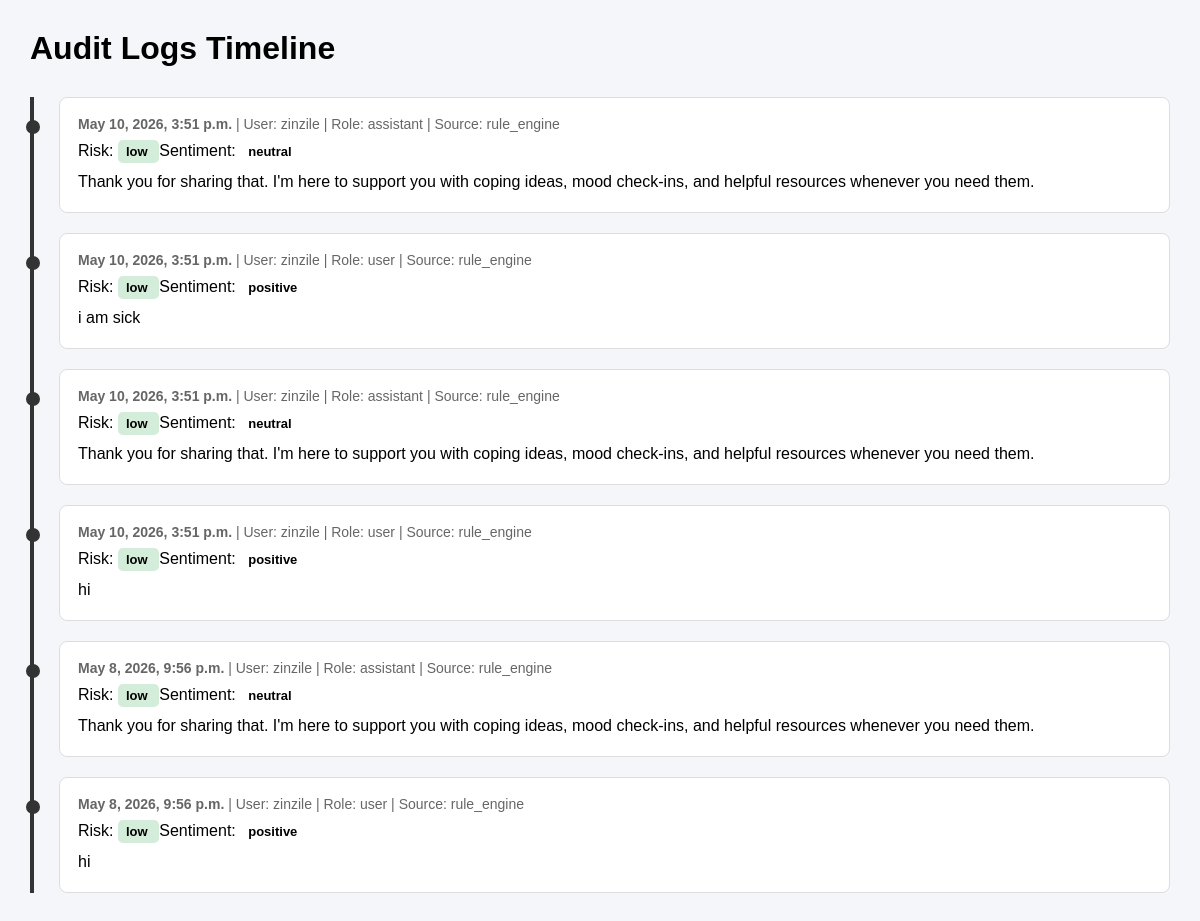
The app's page /api/admin-panel/audit-logs-page/ (signed in), older data.
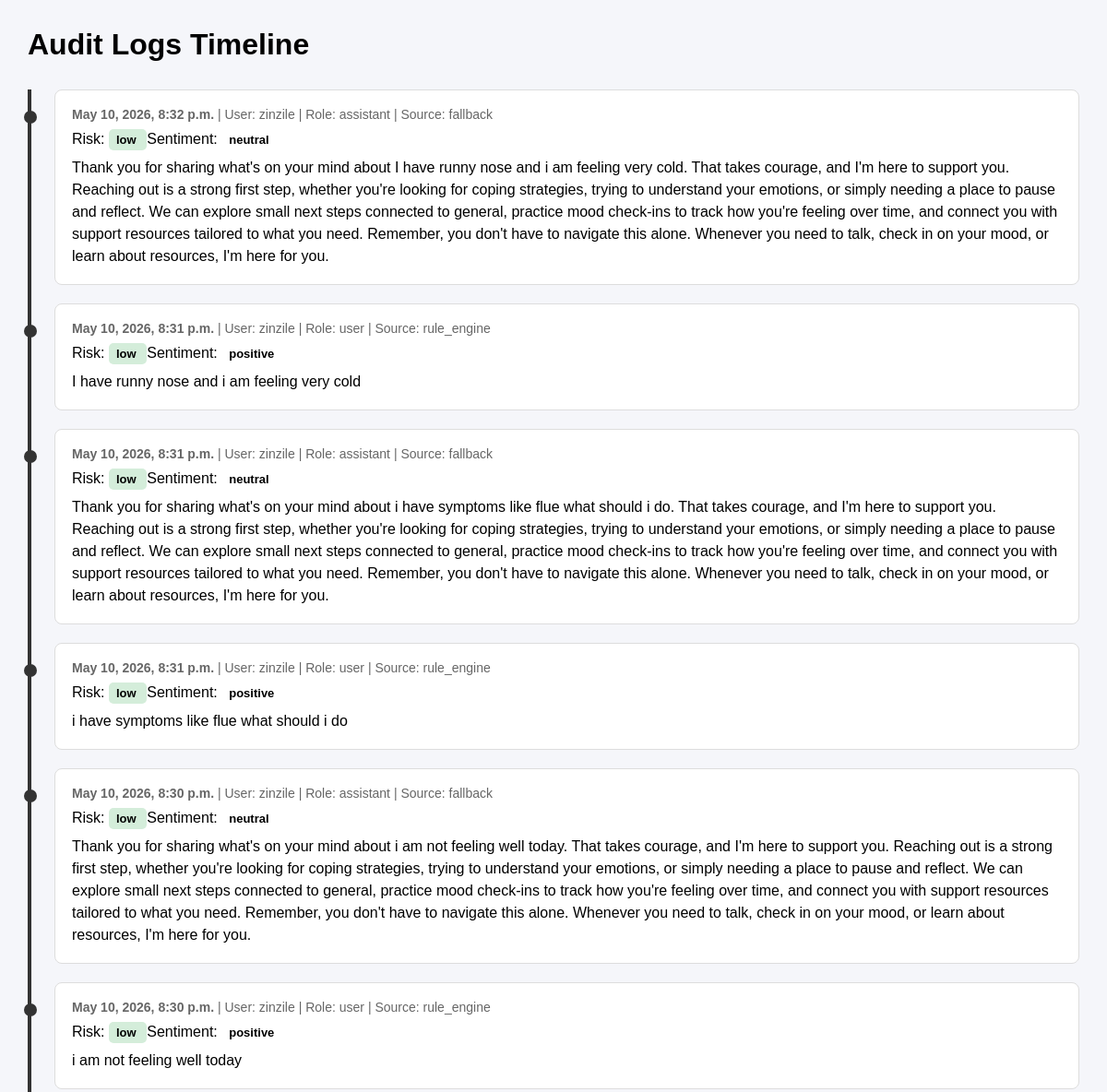
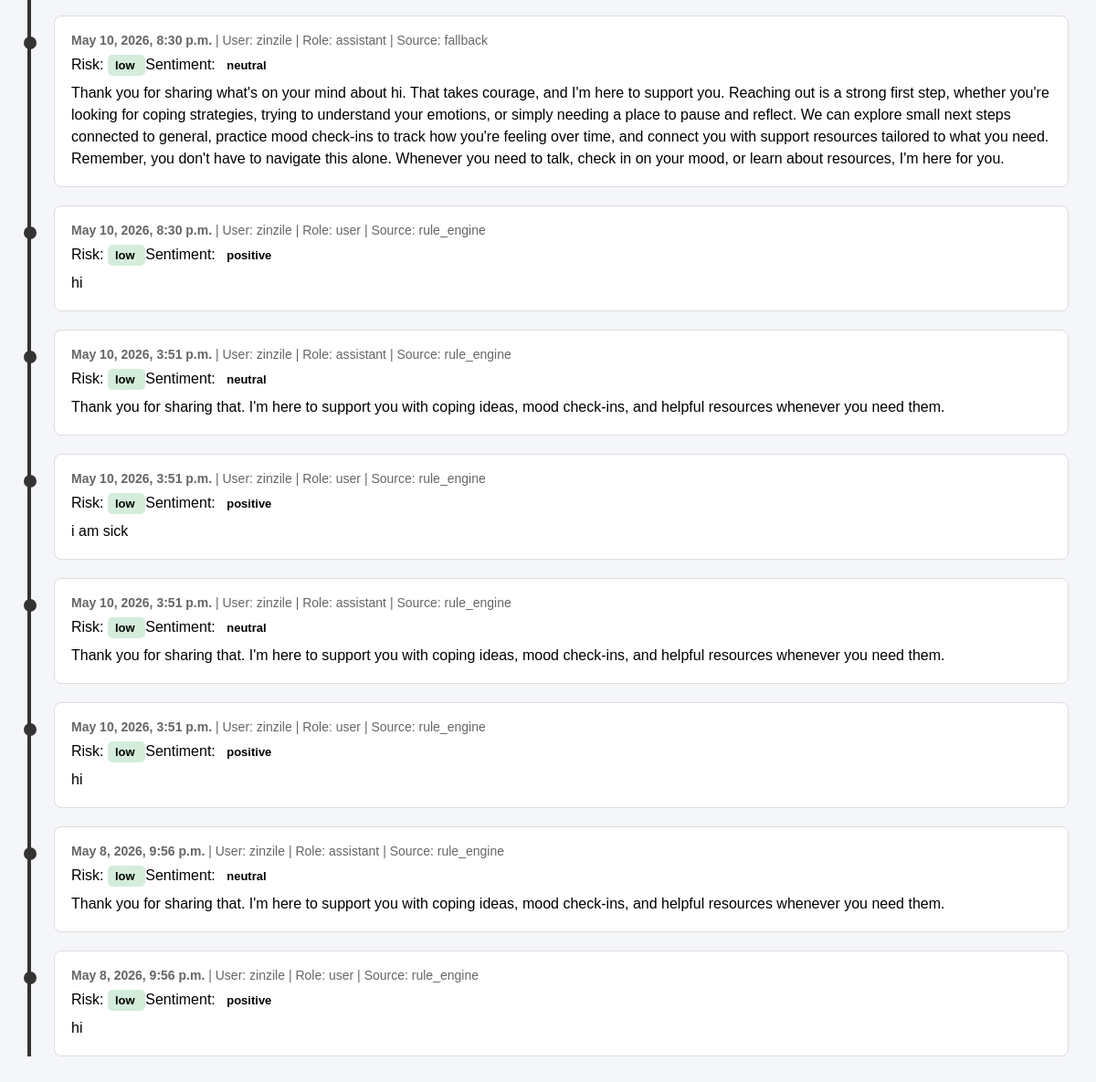
The same page, newer data (2 pictures, top to bottom).
### apps/chat/models.py (models this page shows, shortened)
class ChatMessage(models.Model):
    ROLE_CHOICES = [
        ("user", "User"),
        ("assistant", "Assistant"),
        ("system", "System"),
    ]
    SENTIMENT_CHOICES = [
        ("positive", "Positive"),
        ("neutral", "Neutral"),
        ("negative", "Negative"),
    ]
    RISK_LEVEL_CHOICES = [
        ("low", "Low"),
        ("medium", "Medium"),
        ("high", "High"),
    ]
    SOURCE_CHOICES = [
        ("rule_engine", "Rule Engine"),
        ("ai_service", "AI Service"),
        ("fallback", "Fallback"),
        ("human", "Human"),
    ]
    session = models.ForeignKey(ChatSession, on_delete=models.CASCADE, related_name="messages")
    role = models.CharField(max_length=20, choices=ROLE_CHOICES)
    content = models.TextField()
    sentiment = models.CharField(max_length=20, choices=SENTIMENT_CHOICES, default="neutral")
    risk_level = models.CharField(max_length=20, choices=RISK_LEVEL_CHOICES, default="low")
    detected_categories = models.JSONField(default=list, blank=True)
    flagged = models.BooleanField(default=False)
    confidence_score = models.DecimalField(max_digits=4, decimal_places=2, null=True, blank=True)
    fallback_used = models.BooleanField(default=False)
    source = models.CharField(max_length=20, choices=SOURCE_CHOICES, default="rule_engine")
    reviewed_by_admin = models.BooleanField(default=False)
    reviewed_at = models.DateTimeField(null=True, blank=True)
    created_at = models.DateTimeField(auto_now_add=True)
    class Meta:
        ordering = ["created_at"]

class ChatSession(models.Model):
    STATUS_CHOICES = [
        ("active", "Active"),
        ("closed", "Closed"),
        ("flagged", "Flagged"),
        ("escalated", "Escalated"),
    ]
    user = models.ForeignKey(
        settings.AUTH_USER_MODEL,
        on_delete=models.SET_NULL,
        null=True,
        blank=True,
        related_name="chat_sessions",
    )
    title = models.CharField(max_length=255, default="Support chat")
    status = models.CharField(max_length=20, choices=STATUS_CHOICES, default="active")
    last_message_at = models.DateTimeField(null=True, blank=True)
    last_risk_level = models.CharField(max_length=20, default="low")
    escalation_required = models.BooleanField(default=False)
    notes = models.TextField(blank=True)
    created_at = models.DateTimeField(auto_now_add=True)
    updated_at = models.DateTimeField(auto_now=True)

### apps/users/models.py (models this page shows, shortened)
class User(AbstractUser):
    ROLE_CHOICES = [
        ("student", "Student"),
        ("admin", "Admin"),
        ("support", "Support"),
    ]
    role = models.CharField(max_length=20, choices=ROLE_CHOICES, default="student")
    display_name = models.CharField(max_length=150, blank=True)
    preferred_language = models.CharField(max_length=20, default="en")
    consent_accepted = models.BooleanField(default=False)
    consent_accepted_at = models.DateTimeField(null=True, blank=True)
    emergency_contact_opt_in = models.BooleanField(default=False)
    is_anonymous = models.BooleanField(default=False)

### apps/admin_panel/views.py (the view)
# urls.py: path("audit-logs-page/", audit_logs_page, name="audit-logs-page"),
@login_required
def audit_logs_page(request):
    if not (request.user.is_staff or getattr(request.user, "role", "") in {"admin", "support"}):
        raise PermissionDenied("You do not have permission to access audit logs.")
    logs = ChatMessage.objects.select_related(
        "session",
        "session__user"
    ).order_by("-created_at")[:50]
    return render(
        request,
        "admin_panel/audit_logs.html",
        {"logs": logs}
    )

### templates/admin_panel/audit_logs.html (shortened to what this page needs)
<!DOCTYPE html>
<html>
<head>
</head>
<body>
<h1>Audit Logs Timeline</h1>
<div class="timeline">
    {% for log in logs %}
        <div class="log-card">
            <div class="meta">
                <strong>{{ log.created_at }}</strong>
                |
                User:
                {% if log.session.user %}
                    {{ log.session.user.username }}
                {% else %}
                    Anonymous
                {% endif %}
                |
                Role: {{ log.role }}
                |
                Source: {{ log.source }}
            </div>
            <div>
                Risk:
                <span class="badge {{ log.risk_level }}">
                    {{ log.risk_level }}
                </span>
                Sentiment:
                <span class="badge">
                    {{ log.sentiment }}
                </span>
            </div>
            <div class="message">
                {{ log.content }}
            </div>
        </div>
    {% empty %}
        <p>No audit logs found.</p>
    {% endfor %}
</div>
</body>
</html>

### templates/admin_panel/audit_logs.html (style rules this page uses)
body { font-family: Arial, sans-serif; margin: 30px; background: #f5f6fa; }
h1 { margin-bottom: 30px; }
.timeline { border-left: 4px solid #333; padding-left: 25px; }
.log-card { background: white; margin-bottom: 20px; padding: 18px; border-radius: 8px; border: 1px solid #ddd; position: relative; }
.log-card::before { content: ""; width: 14px; height: 14px; background: #333; border-radius: 50%; position: absolute; left: -34px; top: 22px; }
.meta { color: #666; font-size: 14px; margin-bottom: 10px; }
.message { margin-top: 10px; line-height: 1.5; }
.badge { padding: 4px 8px; border-radius: 5px; font-size: 13px; font-weight: bold; }
.low { background: #d4edda; }

Row changes from the older to the newer data that the page shows:
added ChatMessage: created_at "May 10, 2026, 8:32 p.m.", session.user.username "zinzile", role "assistant", source "fallback", risk_level "low", sentiment "neutral", content "Thank you for sharing what's on your mind about I have runny nose and i am feeling very cold. That takes courage, and I'm here to support you. Reaching out is a strong first step, whether you're looking for coping strategies, trying to understand your emotions, or simply needing a place to pause and reflect. We can explore small next steps connected to general, practice mood check-ins to track how you're feeling over time, and connect you with support resources tailored to what you need. Remember, you don't have to navigate this alone. Whenever you need to talk, check in on your mood, or learn about resources, I'm here for you."
added ChatMessage: created_at "May 10, 2026, 8:31 p.m.", session.user.username "zinzile", role "user", source "rule_engine", risk_level "low", sentiment "positive", content "I have runny nose and i am feeling very cold"
added ChatMessage: created_at "May 10, 2026, 8:31 p.m.", session.user.username "zinzile", role "assistant", source "fallback", risk_level "low", sentiment "neutral", content "Thank you for sharing what's on your mind about i have symptoms like flue what should i do. That takes courage, and I'm here to support you. Reaching out is a strong first step, whether you're looking for coping strategies, trying to understand your emotions, or simply needing a place to pause and reflect. We can explore small next steps connected to general, practice mood check-ins to track how you're feeling over time, and connect you with support resources tailored to what you need. Remember, you don't have to navigate this alone. Whenever you need to talk, check in on your mood, or learn about resources, I'm here for you."
added ChatMessage: created_at "May 10, 2026, 8:31 p.m.", session.user.username "zinzile", role "user", source "rule_engine", risk_level "low", sentiment "positive", content "i have symptoms like flue what should i do"
added ChatMessage: created_at "May 10, 2026, 8:30 p.m.", session.user.username "zinzile", role "assistant", source "fallback", risk_level "low", sentiment "neutral", content "Thank you for sharing what's on your mind about i am not feeling well today. That takes courage, and I'm here to support you. Reaching out is a strong first step, whether you're looking for coping strategies, trying to understand your emotions, or simply needing a place to pause and reflect. We can explore small next steps connected to general, practice mood check-ins to track how you're feeling over time, and connect you with support resources tailored to what you need. Remember, you don't have to navigate this alone. Whenever you need to talk, check in on your mood, or learn about resources, I'm here for you."
added ChatMessage: created_at "May 10, 2026, 8:30 p.m.", session.user.username "zinzile", role "user", source "rule_engine", risk_level "low", sentiment "positive", content "i am not feeling well today"
added ChatMessage: created_at "May 10, 2026, 8:30 p.m.", session.user.username "zinzile", role "assistant", source "fallback", risk_level "low", sentiment "neutral", content "Thank you for sharing what's on your mind about hi. That takes courage, and I'm here to support you. Reaching out is a strong first step, whether you're looking for coping strategies, trying to understand your emotions, or simply needing a place to pause and reflect. We can explore small next steps connected to general, practice mood check-ins to track how you're feeling over time, and connect you with support resources tailored to what you need. Remember, you don't have to navigate this alone. Whenever you need to talk, check in on your mood, or learn about resources, I'm here for you."
added ChatMessage: created_at "May 10, 2026, 8:30 p.m.", session.user.username "zinzile", role "user", source "rule_engine", risk_level "low", sentiment "positive", content "hi"
